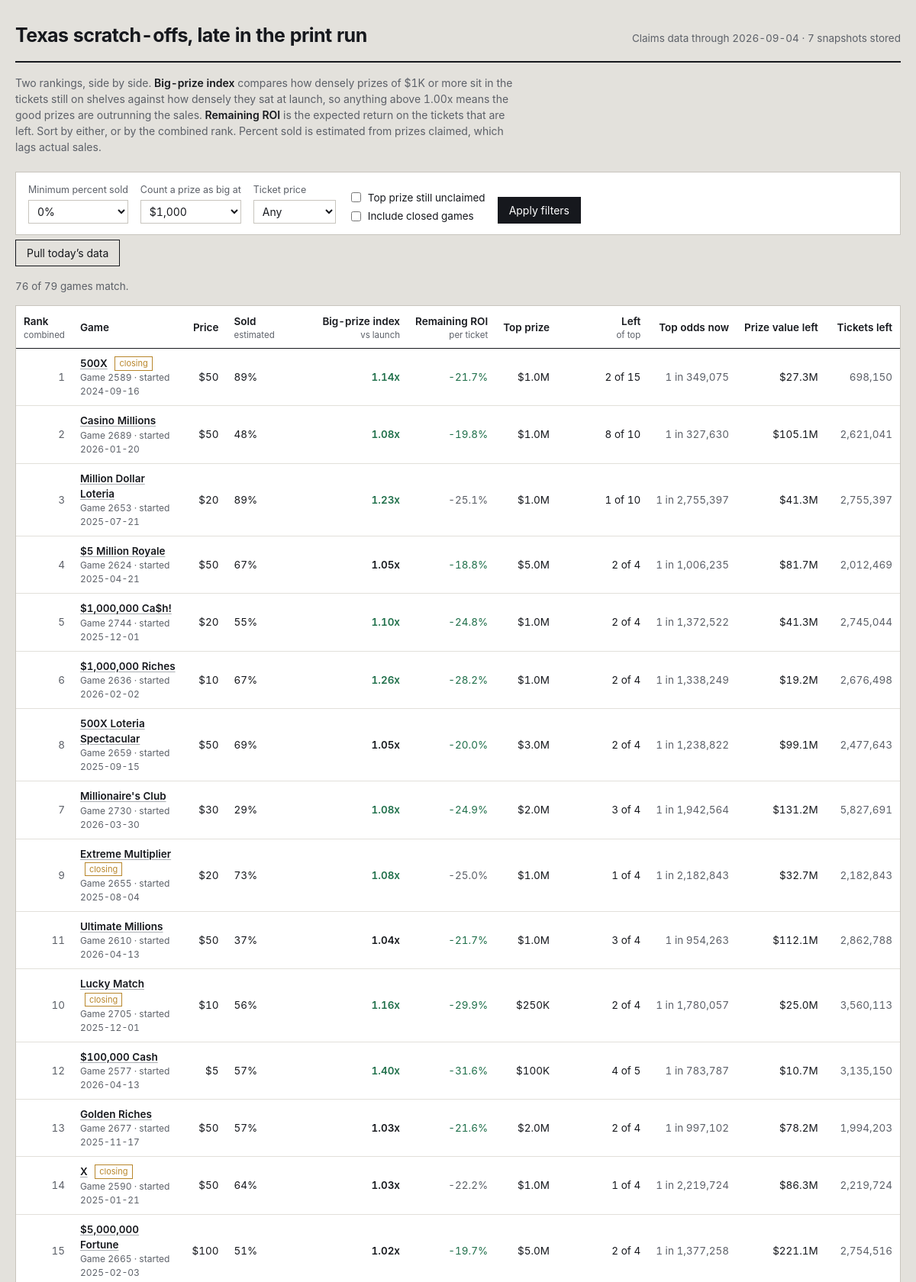
The page / (upper part) on the database its author committed.
### tables this page shows
CREATE TABLE games (
    game_number   INTEGER PRIMARY KEY,
    game_name     TEXT,
    ticket_price  REAL,
    start_date    TEXT,
    close_date    TEXT,
    total_tickets INTEGER,
    overall_odds  REAL,
    details_url   TEXT,
    closing_soon  INTEGER DEFAULT 0,
    active        INTEGER DEFAULT 1,
    first_seen    TEXT,
    last_seen     TEXT
);

### app.py (the view)
@app.route("/")
def index():
    conn = db.connect()
    db.init(conn)
    latest = db.latest_snapshot_date(conn)
    if not latest:
        conn.close()
        return render_template("empty.html", running=_refresh_state["running"])
    big_threshold = float(request.args.get("big", 1000))
    min_sold = float(request.args.get("min_sold", 0)) / 100.0
    price_filter = request.args.get("price", "")
    include_closed = request.args.get("closed") == "1"
    sort_key = request.args.get("sort", "combined")
    only_top = request.args.get("top_left") == "1"
    rows = _snapshot_rows(conn, latest, big_threshold)
    games = db.load_games(conn)
    shown = []
    for r in rows:
        g = games.get(r["game_number"], {})
        if not include_closed and not g.get("active", 1):
            continue
        if r["pct_sold"] < min_sold:
            continue
        if price_filter and float(price_filter) != r["price"]:
            continue
        if only_top and not r["top_left"]:
            continue
        shown.append(r)
    col, desc = SORTS.get(sort_key, SORTS["combined"])
    shown.sort(key=lambda r: (r.get(col) is None, r.get(col) if r.get(col) is not None else 0),
               reverse=desc)
    if not desc:
        shown = [r for r in shown if r.get(col) is not None] + \
                [r for r in shown if r.get(col) is None]
    prices = sorted({r["price"] for r in rows if r["price"]})
    history_dates = db.snapshot_dates(conn)
    conn.close()
    return render_template(
        "index.html",
        rows=shown,
        total=len(rows),
        snapshot_date=latest,
        snapshot_count=len(history_dates),
        big_threshold=int(big_threshold),
        min_sold=int(min_sold * 100),
        price_filter=price_filter,
        include_closed=include_closed,
        only_top=only_top,
        sort_key=sort_key,
        prices=prices,
        running=_refresh_state["running"],
    )

### app.py (called while the page is built)
def _snapshot_rows(conn, snapshot_date, big_threshold):
    games = db.load_games(conn)
    snap = db.load_snapshot(conn, snapshot_date)
    return metrics.rank_all(games, snap, big_threshold)

@app.template_filter("pct")
def fmt_pct(v, digits=1):
    return "—" if v is None else f"{v * 100:.{digits}f}%"

@app.template_filter("money")
def fmt_money(v):
    if v is None:
        return "—"
    if v >= 1_000_000:
        return f"${v / 1_000_000:.1f}M"
    if v >= 1_000:
        return f"${v / 1_000:,.0f}K"
    return f"${v:,.0f}"

@app.template_filter("num")
def fmt_num(v):
    return "—" if v is None else f"{v:,.0f}"

@app.template_filter("factor")
def fmt_factor(v):
    return "—" if v is None else f"{v:.2f}x"

@app.template_filter("odds")
def fmt_odds(v):
    return "—" if v is None else f"1 in {v:,.0f}"

### db.py (called while the page is built)
def connect(path=None):
    conn = sqlite3.connect(path or DB_PATH)
    conn.row_factory = sqlite3.Row
    conn.execute("PRAGMA foreign_keys = ON")
    return conn

def init(conn):
    conn.executescript(SCHEMA)
    conn.commit()

def latest_snapshot_date(conn):
    row = conn.execute("SELECT MAX(snapshot_date) AS d FROM prize_snapshots").fetchone()
    return row["d"] if row else None

def snapshot_dates(conn, game_number=None):
    if game_number is None:
        q = "SELECT DISTINCT snapshot_date FROM prize_snapshots ORDER BY snapshot_date"
        return [r[0] for r in conn.execute(q)]
    q = "SELECT DISTINCT snapshot_date FROM prize_snapshots WHERE game_number = ? ORDER BY snapshot_date"
    return [r[0] for r in conn.execute(q, (game_number,))]

def load_snapshot(conn, snapshot_date):
    out = {}
    q = """SELECT game_number, prize_level, total_prizes, prizes_claimed
           FROM prize_snapshots WHERE snapshot_date = ?"""
    for r in conn.execute(q, (snapshot_date,)):
        g = out.setdefault(r["game_number"], {"total": None, "levels": {}})
        if r["prize_level"] < 0:
            g["total"] = (r["total_prizes"], r["prizes_claimed"])
        else:
            g["levels"][r["prize_level"]] = (r["total_prizes"], r["prizes_claimed"])
    return out

def load_games(conn):
    return {r["game_number"]: dict(r) for r in conn.execute("SELECT * FROM games")}

### metrics.py (called while the page is built)
def _safe_div(a, b):
    return a / b if b else None

### templates/index.html (shortened to what this page needs)
{% extends "base.html" %}
{% macro sortlink(key, label, hint='') %}
  {% set q = request.args.to_dict() %}
  {% set _ = q.update({'sort': key}) %}
  <a href="{{ url_for('index', **q) }}">{{ label }}</a>
  {% if hint %}<span class="hint">{{ hint }}</span>{% endif %}
{% endmacro %}
{% block body %}
<header class="masthead">
  <h1>Texas scratch-offs, late in the print run</h1>
  <div class="meta">
    Claims data through {{ snapshot_date }} · {{ snapshot_count }} snapshot{{ '' if snapshot_count == 1 else 's' }} stored
  </div>
</header>
<p class="primer">
  Two rankings, side by side. <strong>Big-prize index</strong> compares how densely prizes of
  {{ big_threshold | money }} or more sit in the tickets still on shelves against how densely they
  sat at launch, so anything above 1.00x means the good prizes are outrunning the sales.
  <strong>Remaining ROI</strong> is the expected return on the tickets that are left. Sort by either,
  or by the combined rank. Percent sold is estimated from prizes claimed, which lags actual sales.
</p>
<form class="controls" method="get" action="{{ url_for('index') }}">
  <div class="field">
    <label for="min_sold">Minimum percent sold</label>
    <select id="min_sold" name="min_sold">
      {% for v in [0, 25, 50, 60, 70, 80, 90] %}
        <option value="{{ v }}" {{ 'selected' if min_sold == v }}>{{ v }}%</option>
      {% endfor %}
    </select>
  </div>
  <div class="field">
    <label for="big">Count a prize as big at</label>
    <select id="big" name="big">
      {% for v in [100, 500, 1000, 5000, 10000, 50000, 100000] %}
        <option value="{{ v }}" {{ 'selected' if big_threshold == v }}>${{ '{:,}'.format(v) }}</option>
      {% endfor %}
    </select>
  </div>
  <div class="field">
    <label for="price">Ticket price</label>
    <select id="price" name="price">
      <option value="">Any</option>
    </select>
  </div>
  <div class="checks">
    <label><input type="checkbox" name="top_left" value="1" {{ 'checked' if only_top }}> Top prize still unclaimed</label>
    <label><input type="checkbox" name="closed" value="1" {{ 'checked' if include_closed }}> Include closed games</label>
  </div>
  <button type="submit">Apply filters</button>
</form>
<form method="post" action="{{ url_for('do_refresh') }}" style="margin-bottom:16px">
  <button class="ghost" type="submit" {{ 'disabled' if running }}>
    {{ 'Pulling new data…' if running else 'Pull today’s data' }}
  </button>
</form>
<p class="count">{{ rows | length }} of {{ total }} games match.</p>
<div class="scroll">
<table>
  <thead>
    <tr>
      <th class="left">{{ sortlink('combined', 'Rank', 'combined') }}</th>
      <th class="left">Game</th>
      <th>{{ sortlink('price', 'Price') }}</th>
      <th class="left">{{ sortlink('sold', 'Sold', 'estimated') }}</th>
      <th>{{ sortlink('big', 'Big-prize index', 'vs launch') }}</th>
      <th>{{ sortlink('ev', 'Remaining ROI', 'per ticket') }}</th>
      <th>{{ sortlink('top_prize', 'Top prize') }}</th>
      <th>{{ sortlink('top_left', 'Left', 'of top') }}</th>
      <th>Top odds now</th>
      <th>{{ sortlink('value_left', 'Prize value left') }}</th>
      <th>Tickets left</th>
    </tr>
  </thead>
  <tbody>
  {% for r in rows %}
    <tr>
      <td class="rank">{{ r.rank_overall or '—' }}</td>
      <td class="left">
        <a class="name" href="{{ url_for('game_detail', game_number=r.game_number, big=big_threshold) }}">{{ r.game_name }}</a>
        {% if r.closing_soon %}<span class="tag">closing</span>{% endif %}
        <span class="sub">Game {{ r.game_number }}{% if r.start_date %} · started {{ r.start_date }}{% endif %}</span>
      </td>
      <td>${{ r.price | int }}</td>
      <td class="left sold {{ 'deep' if r.pct_sold >= 0.75 }}">
        {{ r.pct_sold | pct(0) }}
      </td>
      <td class="strong {{ 'pos' if r.big_index and r.big_index > 1.05 else ('neg' if r.big_index and r.big_index < 0.95 else '') }}">
        {{ r.big_index | factor }}
      </td>
      <td class="{{ 'pos' if r.roi_now and r.roi_now > (r.roi_start or -1) else 'dim' }}">
        {{ r.roi_now | pct }}
      </td>
      <td>{{ r.top_prize | money }}</td>
      <td>{{ r.top_left }} of {{ r.top_printed }}</td>
      <td class="dim">{{ r.top_odds_now | odds }}</td>
      <td>{{ r.value_left | money }}</td>
      <td class="dim">{{ r.tickets_left | num }}</td>
    </tr>
  {% else %}
    <tr><td colspan="11" class="left dim" style="padding:22px">No games match these filters. Loosen the minimum percent sold or clear the price filter.</td></tr>
  {% endfor %}
  </tbody>
</table>
</div>
{% endblock %}

### templates/base.html (shortened to what this page needs)
<!doctype html>
<html lang="en">
<head>
<link rel="stylesheet" href="{{ url_for('static', filename='style.css') }}">
</head>
<body>
<div class="wrap">
{% block body %}{% endblock %}
</div>
</body>
</html>

### static/style.css (style rules this page uses)
:root { --paper: #e3e1dc; --card: #ffffff; --ink: #16181d; --ink-soft: #5c6068; --rule: #c8c5be; --rule-soft: #e2e0da; --latex: #a9adb2; --good: #1f6f4a; --bad: #9b2c2c; --foil: #b8862b; --focus: #2d5bb9; }
* { box-sizing: border-box; }
html { -webkit-text-size-adjust: 100%; }
body { margin: 0; background: var(--paper); color: var(--ink); font-family: "Inter", "Segoe UI", -apple-system, BlinkMacSystemFont, Roboto, Helvetica, Arial, sans-serif; font-size: 15px; line-height: 1.5; font-variant-numeric: tabular-nums; }
a { color: var(--ink); text-decoration-color: var(--latex); text-underline-offset: 2px; }
.wrap { max-width: 1400px; margin: 0 auto; padding: 28px 20px 64px; }
.masthead { display: flex; flex-wrap: wrap; align-items: baseline; gap: 8px 20px; padding-bottom: 14px; border-bottom: 2px solid var(--ink); }
.masthead h1 { margin: 0; font-size: 25px; font-weight: 650; letter-spacing: -0.02em; }
.masthead .meta { color: var(--ink-soft); font-size: 13.5px; margin-left: auto; }
.primer { margin: 16px 0 22px; max-width: 74ch; color: var(--ink-soft); font-size: 14px; }
.primer strong { color: var(--ink); font-weight: 600; }
.controls { display: flex; flex-wrap: wrap; align-items: flex-end; gap: 16px; padding: 14px 16px; background: var(--card); border: 1px solid var(--rule); margin-bottom: 6px; }
.field { display: flex; flex-direction: column; gap: 4px; }
.field label { font-size: 12.5px; color: var(--ink-soft); }
.field select, .field input[type="number"] { font: inherit; font-size: 14px; padding: 5px 7px; border: 1px solid var(--rule); background: #fff; color: var(--ink); min-width: 108px; }
.checks { display: flex; flex-direction: column; gap: 4px; font-size: 13.5px; }
.checks label { display: flex; align-items: center; gap: 6px; }
button, .btn { font: inherit; font-size: 14px; padding: 6px 14px; border: 1px solid var(--ink); background: var(--ink); color: #fff; cursor: pointer; }
button.ghost { background: transparent; color: var(--ink); }
.count { font-size: 13.5px; color: var(--ink-soft); margin: 0 0 14px; }
.scroll { overflow-x: auto; background: var(--card); border: 1px solid var(--rule); }
table { border-collapse: collapse; width: 100%; font-size: 13.5px; }
thead th { position: sticky; top: 0; background: var(--card); text-align: right; font-weight: 600; padding: 10px 10px 8px; border-bottom: 1.5px solid var(--ink); white-space: nowrap; z-index: 2; }
thead th:first-child, thead th.left { text-align: left; }
thead th a { text-decoration: none; }
thead th .hint { display: block; font-weight: 400; font-size: 11.5px; color: var(--ink-soft); }
tbody td { padding: 9px 10px; border-bottom: 1px solid var(--rule-soft); text-align: right; white-space: nowrap; }
tbody td.left { text-align: left; white-space: normal; }
.rank { color: var(--ink-soft); width: 42px; }
.name { font-weight: 560; }
.sub { display: block; font-size: 12px; color: var(--ink-soft); font-weight: 400; }
.tag { display: inline-block; font-size: 11px; padding: 0 5px; border: 1px solid var(--foil); color: var(--foil); margin-left: 6px; vertical-align: 1px; }
.sold { min-width: 116px; }
.pos { color: var(--good); }
.dim { color: var(--ink-soft); }
.strong { font-weight: 620; }

### rows shown on the page
games: rank_overall "1", game_name "500X", closing_soon "closing", game_number "2589", start_date "2024-09-16", price "50", pct_sold|pct "89%", big_index|factor "1.14x", roi_now|pct "-21.7%", top_prize "$1.0M", top_left "2", top_printed "15", top_odds_now|odds "1 in 349,075", value_left "$27.3M", tickets_left|num "698,150"
games: rank_overall "2", game_name "Casino Millions", game_number "2689", start_date "2026-01-20", price "50", pct_sold|pct "48%", big_index|factor "1.08x", roi_now|pct "-19.8%", top_prize "$1.0M", top_left "8", top_printed "10", top_odds_now|odds "1 in 327,630", value_left "$105.1M", tickets_left|num "2,621,041"
games: rank_overall "3", game_name "Million Dollar Loteria", game_number "2653", start_date "2025-07-21", price "20", pct_sold|pct "89%", big_index|factor "1.23x", roi_now|pct "-25.1%", top_prize "$1.0M", top_left "1", top_printed "10", top_odds_now|odds "1 in 2,755,397", value_left "$41.3M", tickets_left|num "2,755,397"
games: rank_overall "4", game_name "$5 Million Royale", game_number "2624", start_date "2025-04-21", price "50", pct_sold|pct "67%", big_index|factor "1.05x", roi_now|pct "-18.8%", top_prize "$5.0M", top_left "2", top_printed "4", top_odds_now|odds "1 in 1,006,235", value_left "$81.7M", tickets_left|num "2,012,469"
games: rank_overall "5", game_name "$1,000,000 Ca$h!", game_number "2744", start_date "2025-12-01", price "20", pct_sold|pct "55%", big_index|factor "1.10x", roi_now|pct "-24.8%", top_prize "$1.0M", top_left "2", top_printed "4", top_odds_now|odds "1 in 1,372,522", value_left "$41.3M", tickets_left|num "2,745,044"
games: rank_overall "6", game_name "$1,000,000 Riches", game_number "2636", start_date "2026-02-02", price "10", pct_sold|pct "67%", big_index|factor "1.26x", roi_now|pct "-28.2%", top_prize "$1.0M", top_left "2", top_printed "4", top_odds_now|odds "1 in 1,338,249", value_left "$19.2M", tickets_left|num "2,676,498"
games: rank_overall "8", game_name "500X Loteria Spectacular", game_number "2659", start_date "2025-09-15", price "50", pct_sold|pct "69%", big_index|factor "1.05x", roi_now|pct "-20.0%", top_prize "$3.0M", top_left "2", top_printed "4", top_odds_now|odds "1 in 1,238,822", value_left "$99.1M", tickets_left|num "2,477,643"
games: rank_overall "7", game_name "Millionaire's Club", game_number "2730", start_date "2026-03-30", price "30", pct_sold|pct "29%", big_index|factor "1.08x", roi_now|pct "-24.9%", top_prize "$2.0M", top_left "3", top_printed "4", top_odds_now|odds "1 in 1,942,564", value_left "$131.2M", tickets_left|num "5,827,691"
games: rank_overall "9", game_name "Extreme Multiplier", closing_soon "closing", game_number "2655", start_date "2025-08-04", price "20", pct_sold|pct "73%", big_index|factor "1.08x", roi_now|pct "-25.0%", top_prize "$1.0M", top_left "1", top_printed "4", top_odds_now|odds "1 in 2,182,843", value_left "$32.7M", tickets_left|num "2,182,843"
games: rank_overall "11", game_name "Ultimate Millions", game_number "2610", start_date "2026-04-13", price "50", pct_sold|pct "37%", big_index|factor "1.04x", roi_now|pct "-21.7%", top_prize "$1.0M", top_left "3", top_printed "4", top_odds_now|odds "1 in 954,263", value_left "$112.1M", tickets_left|num "2,862,788"
games: rank_overall "10", game_name "Lucky Match", closing_soon "closing", game_number "2705", start_date "2025-12-01", price "10", pct_sold|pct "56%", big_index|factor "1.16x", roi_now|pct "-29.9%", top_prize "$250K", top_left "2", top_printed "4", top_odds_now|odds "1 in 1,780,057", value_left "$25.0M", tickets_left|num "3,560,113"
games: rank_overall "12", game_name "$100,000 Cash", game_number "2577", start_date "2026-04-13", price "5", pct_sold|pct "57%", big_index|factor "1.40x", roi_now|pct "-31.6%", top_prize "$100K", top_left "4", top_printed "5", top_odds_now|odds "1 in 783,787", value_left "$10.7M", tickets_left|num "3,135,150"
games: rank_overall "13", game_name "Golden Riches", game_number "2677", start_date "2025-11-17", price "50", pct_sold|pct "57%", big_index|factor "1.03x", roi_now|pct "-21.6%", top_prize "$2.0M", top_left "2", top_printed "4", top_odds_now|odds "1 in 997,102", value_left "$78.2M", tickets_left|num "1,994,203"
games: rank_overall "14", game_name "X", closing_soon "closing", game_number "2590", start_date "2025-01-21", price "50", pct_sold|pct "64%", big_index|factor "1.03x", roi_now|pct "-22.2%", top_prize "$1.0M", top_left "1", top_printed "4", top_odds_now|odds "1 in 2,219,724", value_left "$86.3M", tickets_left|num "2,219,724"
games: rank_overall "15", game_name "$5,000,000 Fortune", game_number "2665", start_date "2025-02-03", price "100", pct_sold|pct "51%", big_index|factor "1.02x", roi_now|pct "-19.7%", top_prize "$5.0M", top_left "2", top_printed "4", top_odds_now|odds "1 in 1,377,258", value_left "$221.1M", tickets_left|num "2,754,516"

### other values the page prints
{{ snapshot_date }} "2026-09-04"
{{ snapshot_count }} "7"
{{ '' if snapshot_count == 1 else 's' }} "s"
{{ big_threshold | money }} "$1K"
{{ 'Pulling new data…' if running else 'Pull today’s data' }} "Pull today’s data"
{{ rows | length }} "76"
{{ total }} "79"
{{ label }} "Rank Price Sold Big-prize index Remaining ROI Top prize Left Prize value left"
{{ hint }} "combined estimated vs launch per ticket of top"
form field min_sold "0%"
